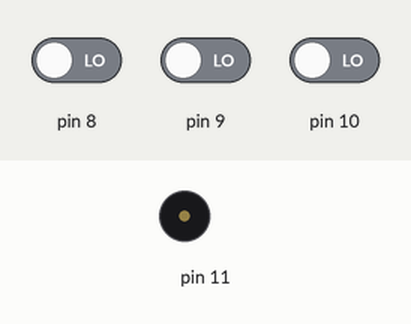
A sketch run on a simulated Arduino Uno, built with avr-gcc and run on an emulated ATmega328P. Parts: buzzer (waves = sounding). The inputs (shaded band) are chosen by the test bench; at power-on: pin 8 LOW, pin 9 LOW, pin 10 LOW.

Above: at 1.2 s.
1.3 s: pin 8 driven HIGH
At 2.0 s:
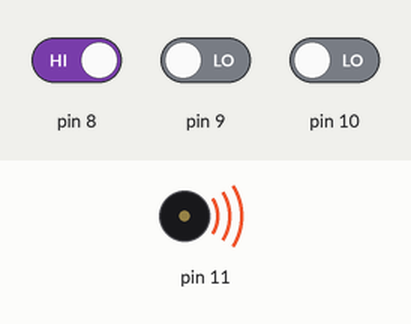
Timing chart, 0 to 4.3 s (numbered marks = the images above; inputs shaded):
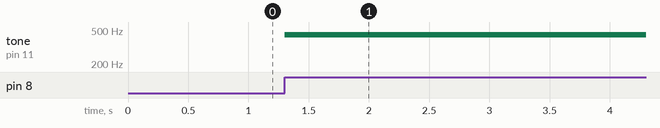

Measured:
- after the input at 1.3 s, tone on pin 11: silent → 440 Hz at once

The sketch:

piano_3teclas_codigo.ino
```cpp
void setup()

{

  pinMode(8, INPUT);

  pinMode(11, OUTPUT);

  pinMode(9, INPUT);

  pinMode(10, INPUT);

}

void loop()

{

  if (digitalRead(8) == HIGH) {

    tone(11, 440, 200); // play tone 57 (A4 = 440 Hz)

  }

  if (digitalRead(9) == HIGH) {

    tone(11, 494, 200); // play tone 59 (B4 = 494 Hz)

  }

  if (digitalRead(10) == HIGH) {

    tone(11, 554, 200); // play tone 61 (C#5 = 554 Hz)

  }

  delay(10); // Delay a little bit to improve simulation performance

}
```
